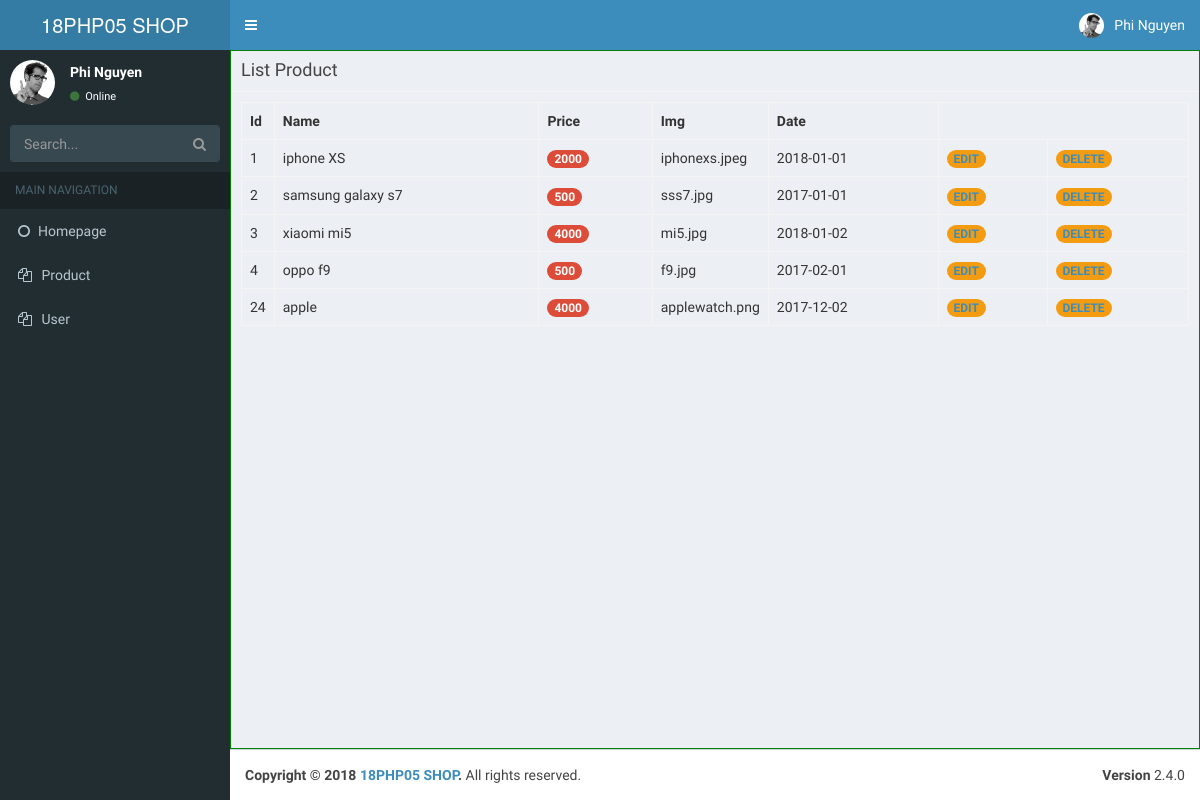
The page /index.php?action=list on the database its author committed.
### tables this page shows
CREATE TABLE `products` (
  `id` int(11) NOT NULL,
  `category_id` int(11) DEFAULT NULL,
  `name` varchar(255) NOT NULL,
  `price` int(11) NOT NULL,
  `description` varchar(255) NOT NULL,
  `image` varchar(255) DEFAULT NULL,
  `date` date NOT NULL DEFAULT '2018-10-30'
);

### config/connect.php (called while the page is built, shortened)
<?php
	class connectDb{
		var $server = 'localhost';
		var $username = 'root';
		var $password = '';
		var $database = 'products';
		function connect(){
			$this->connect = mysqli_connect($this->server, $this->username, $this->password, $this->database);
			return $this->connect;
		}
	}
?>

### model/product_model.php (called while the page is built, shortened)
<?php
	include 'config/connect.php';
	class productModel extends connectDb{
		function getList(){
			$sql = "SELECT * FROM products";
			$result = mysqli_query($this->connect(), $sql);
			return $result;
		}
	}
?>

### view/list_products.php (the view, shortened to what this page needs)
<!DOCTYPE html>
<html lang="en">
<head>
</head>
<body>
	<div>
		<div class="box-header with-border">
	        <h3 class="box-title">List Product</h3>
	    </div>
	            <div class="box-body">
	              	<table class="table table-bordered">
		                <tr>
		                  <th style="width: 10px">Id</th>
		                  <th>Name</th>
		                  <th>Price</th>
		                  <th style="width: 40px">Img</th>
		                  <th>Date</th>
		                </tr>
						<?php
						if ($result->num_rows > 0) {
							while($row = $result->fetch_assoc()) {
								$id=$row['id'];
								echo "
								<tr>
									<td>".$row['id']."</td>
									<td>".$row["name"]."</td>
									<td><span class='badge bg-red'>".$row["price"]."</span></td>
									<td>".$row['image']."</td>
									<td>".$row['date']."</td>
									<td><span class='badge bg-yellow'><a href='index.php?id=$id&action=edit'>EDIT</a></span></td>
									<td><span class='badge bg-yellow'><a href='index.php?id=$id&action=delete'>DELETE</a></span></td>
								</tr>";
							}
						}
						?>
					</table>
   				</div>
   	</div>
</body>
</html>

### header.php (shortened to what this page needs)
<!DOCTYPE html>
<html>
<head>
  <link rel="stylesheet" href="css/bootstrap.min.css">
  <link rel="stylesheet" href="css/font-awesome.min.css">
  <link rel="stylesheet" href="css/ionicons.min.css">
  <link rel="stylesheet" href="css/AdminLTE.min.css">
  <link rel="stylesheet" href="css/_all-skins.min.css">
</head>
<body class="hold-transition skin-blue layout-boxed sidebar-mini">
<div class="wrapper">
  <header class="main-header">
    <a href="../../index2.html" class="logo">
      <span class="logo-lg">18PHP05 SHOP</span>
    </a>
    <nav class="navbar navbar-static-top">
      <a href="#" class="sidebar-toggle" data-toggle="push-menu" role="button">
      </a>
      <div class="navbar-custom-menu">
        <ul class="nav navbar-nav">
          <li class="dropdown user user-menu">
            <a href="#" class="dropdown-toggle" data-toggle="dropdown">
              <img src="dist/img/user2-160x160.jpg" class="user-image" alt="User Image">
              <span class="hidden-xs">Phi Nguyen</span>
            </a>
          </li>
        </ul>
      </div>
    </nav>
  </header>
  <aside class="main-sidebar">
    <section class="sidebar">
      <div class="user-panel">
        <div class="pull-left image">
          <img src="dist/img/user2-160x160.jpg" class="img-circle" alt="User Image">
        </div>
        <div class="pull-left info">
          <p>Phi Nguyen</p>
          <a href="#"><i class="fa fa-circle text-success"></i> Online</a>
        </div>
      </div>
      <form action="#" method="get" class="sidebar-form">
        <div class="input-group">
          <input type="text" name="q" class="form-control" placeholder="Search...">
              <span class="input-group-btn">
                <button type="submit" name="search" id="search-btn" class="btn btn-flat"><i class="fa fa-search"></i>
                </button>
              </span>
        </div>
      </form>
      <ul class="sidebar-menu" data-widget="tree">
        <li class="header">MAIN NAVIGATION</li>
         <li class="treeview">
          <li><a href="index.php"><i class="fa fa-circle-o"></i>Homepage</a></li>
         </li>
        <li class="treeview">
          <a href="#">
            <i class="fa fa-files-o"></i>
            <span>Product</span>
          </a>
        </li>
        <li class="treeview">
          <a href="#">
            <i class="fa fa-files-o"></i>
            <span>User</span>
          </a>
        </li>
      </ul>
    </section>
  </aside>

### index.php
<?php include 'header.php';?>
  <div class="content-wrapper" style="border: 1px solid green">
   	<?php
		include 'controller/product_controller.php';
		$handle = new homeController();
		$handle->handleRequest();
	?>
  </div>
<?php include 'footer.php';?>

### controller/product_controller.php (shortened to what this page needs)
<?php
	include 'model/product_model.php';
	class homeController{
		function handleRequest(){
			$action = isset($_GET['action'])?$_GET['action']:'home';
				switch ($action) {
					case 'list':
						$listProduct = new productModel();
						$result = $listProduct->getList();
						include 'view/list_products.php';
						break;
				}
		}
	}
?>

### footer.php (shortened to what this page needs)
<footer class="main-footer">
    <div class="pull-right hidden-xs">
      <b>Version</b> 2.4.0
    </div>
    <strong>Copyright &copy; 2018 <a href="#">18PHP05 SHOP</a>.</strong> All rights
    reserved.
  </footer>
</div>
</body>
</html>

### rows shown on the page
products: id "1", name "iphone XS", price "2000", image "iphonexs.jpeg", date "2018-01-01"
products: id "2", name "samsung galaxy s7", price "500", image "sss7.jpg", date "2017-01-01"
products: id "3", name "xiaomi mi5", price "4000", image "mi5.jpg", date "2018-01-02"
products: id "4", name "oppo f9", price "500", image "f9.jpg", date "2017-02-01"
products: id "24", name "apple", price "4000", image "applewatch.png", date "2017-12-02"
